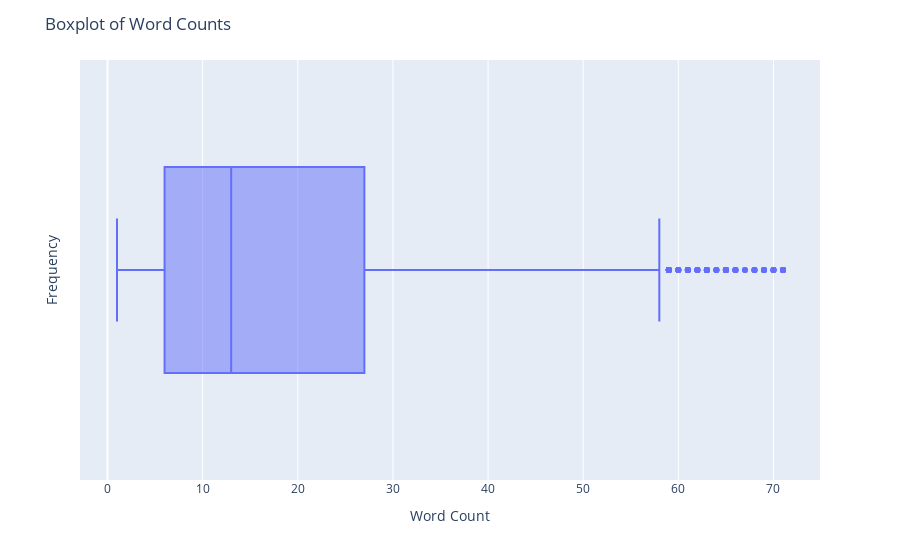

Notebook cell for this chart:
### Code cell
fig = px.box(df_filtered, x='Word Count', hover_data={'Word Count': True})

fig.update_layout(
    title='Boxplot of Word Counts',
    xaxis_title='Word Count',
    yaxis_title='Frequency'
)

fig.show()

### Figure 1 — Plotly figure (JSON) as saved in the notebook; plotly's stock layout.template omitted (floating-point values rounded to 4 significant figures; data arrays with more than 128 entries replaced by an {"elided": "..."} marker saying what was removed)
{"data": [{"alignmentgroup": "True", "hovertemplate": "Word Count=%{x}<extra></extra>", "legendgroup": "", "marker": {"color": "#636efa"}, "name": "", "notched": false, "offsetgroup": "", "orientation": "h", "showlegend": false, "type": "box", "x": {"elided": "2838 int values"}, "x0": " ", "xaxis": "x", "y0": " ", "yaxis": "y"}], "layout": {"autosize": true, "boxmode": "group", "legend": {"tracegroupgap": 0}, "margin": {"t": 60}, "title": {"text": "Boxplot of Word Counts"}, "xaxis": {"anchor": "y", "autorange": true, "domain": [0, 1], "range": [-2.889, 74.89], "title": {"text": "Word Count"}, "type": "linear"}, "yaxis": {"anchor": "x", "autorange": true, "domain": [0, 1], "range": [-0.5, 0.5], "title": {"text": "Frequency"}, "type": "category"}}}
